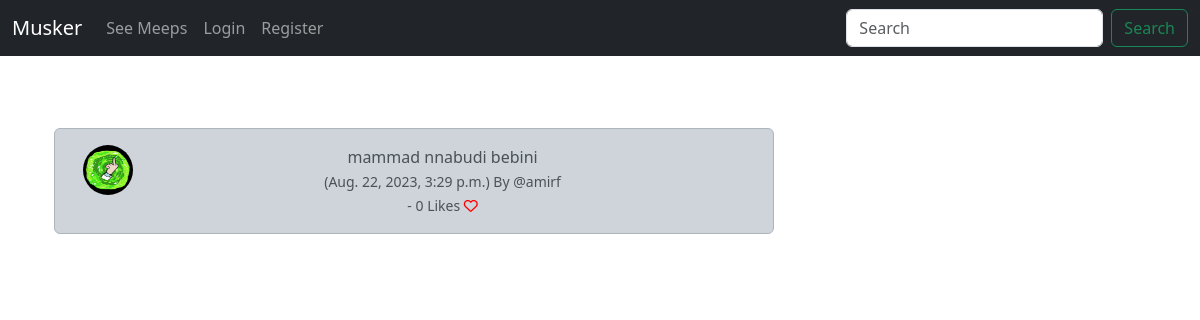
/meep_show/17, run on the app's committed database.
### musker/models.py (models this page shows, shortened)
class Meep(models.Model):
    user = models.ForeignKey(
        User,
        related_name= "meeps",
        on_delete= models.DO_NOTHING,
    )
    body = models.CharField(max_length=200)
    created_at = models.DateTimeField(auto_now_add=True)
    likes = models.ManyToManyField(User, related_name="meep_like", blank=True)
    def number_of_likes(self):
        return self.likes.count()

class Profile(models.Model):
    user = models.OneToOneField(User, on_delete=models.CASCADE)
    follows = models.ManyToManyField(
    "self",
    related_name = "followed_by",
    symmetrical = False,
    blank = True)
    date_modified = models.DateTimeField(User,auto_now=True)
    profile_image = models.ImageField(null=True, blank=True, upload_to="images/")
    profile_bio = models.CharField(null=True, blank=True, max_length=500)
    homepage_link = models.CharField(null=True, blank=True, max_length=100)
    facebook_link = models.CharField(null=True, blank=True, max_length=100)
    instagram_link = models.CharField(null=True, blank=True, max_length=100)
    linkedin_link = models.CharField(null=True, blank=True, max_length=100)

### musker/views.py (the view)
# urls.py: path('meep_show/<int:pk>', views.meep_show, name='meep_show'),
def meep_show(request, pk):
    meep = get_object_or_404(Meep, id=pk)
    if meep:
        return render(request, 'show_meep.html', {'meep':meep})
    else:
        messages.success(request,("That Meep does not exists!"))
        return redirect('home')

### musker/templates/show_meep.html (shortened to what this page needs)
{% extends 'base.html' %}
{% load static %}
{% block content %}
	<div class="container text-center">
		<div class="row">
			<div class="col-8">
<br/>
		<div class="alert alert-dark" role="alert">
<div class="container">
	<div class="row">
		<div class="col-1">
		  {% if meep.user.profile.profile_image %}
				<img src="{{ meep.user.profile.profile_image.url }}" width=50 height=50 class="rounded-circle" alt="{{ profile.user.username }}">
				{% else %}
				<img src="{% static 'images/profile_pic.png' %}" width=50 height=50 class="rounded-circle" alt="{{ profile.user.username }}">
				{% endif %}
		</div>
		<div class="col-11">
		  {{ meep.body }}<br/>
		  	<small class="text-muted">
		  		({{ meep.created_at}}) By
		  		@{{ meep.user.username }}
				<br>
				- {{meep.number_of_likes}} Likes
				{% if user in meep.likes.all %}
				<a href="{% url 'meep_like' meep.id %}"><i class="fa-solid fa-heart" style="color:red"></i></a>
				{% else %}
				<a href="{% url 'meep_like' meep.id %}"><i class="fa fa-heart-o" style="color:red"></i></a>
				{% endif %}
			</small>
		</div><br/><br/>
			</div>
		</div>
	</div>
</div>
<div class="col-4">
				<br/><br/><br/>
</div>
{% endblock %}

### data on the page
Meep: user.profile.profile_image (picture), body "mammad nnabudi bebini", created_at "Aug. 22, 2023, 3:29 p.m.", user.username "amirf", number_of_likes "0"
